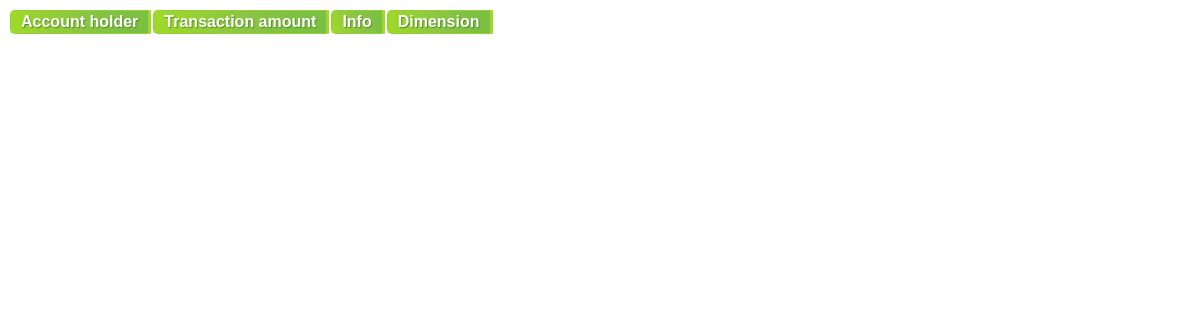
/demo/split.php, run on an earlier commit of the app's database.
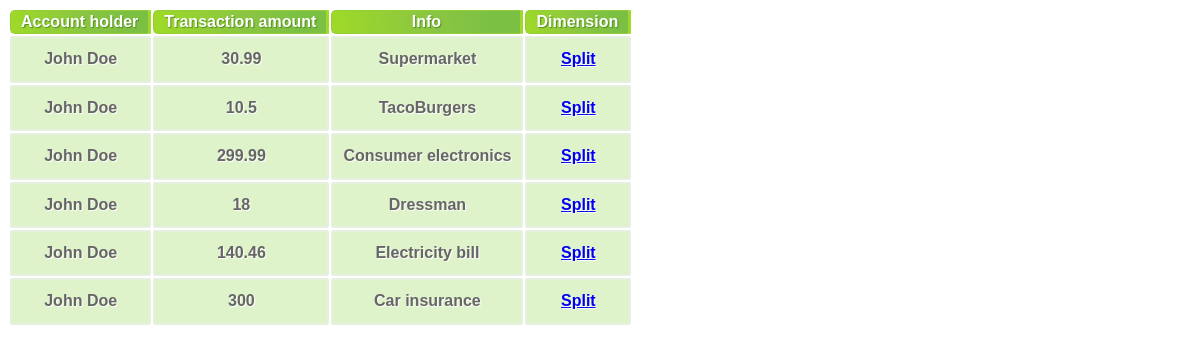
And on a later commit of the database.
### tables this page shows
CREATE TABLE `dim_sample_bank_trans` (
  `id` int(11) NOT NULL AUTO_INCREMENT,
  `acc_holder` varchar(255) DEFAULT NULL,
  `balance` double DEFAULT NULL,
  `amount` double DEFAULT NULL,
  `message` text,
  PRIMARY KEY (`id`)
);

### src/DBRisinajumi/Dimensions/DimAutoload.php (called while the page is built, shortened)
<?php
class DimAutoload
{
    public static function load($class_name)
    {
        $sFile = dirname(dirname(dirname(__FILE__))).'/'.str_replace('\\', '/', $class_name).'.php';
        if (file_exists($sFile)) {
            return true;
        }
        return false;
    }
}

### src/DBRisinajumi/Dimensions/Table.php (called while the page is built, shortened)
<?php
class Table extends \DBRisinajumi\Dimensions\ADimension
{
    public function __construct(\mysqli $Database)
    {
        $this->db = $Database;
    }
    public function getTableIdByName($sTableName)
    {
        $sSql = "SELECT
            id
        FROM
            dim_table
        WHERE
            table_name = '{$this->db->escape_string($sTableName)}'";
        $q = $this->db->query($sSql);
        if ($q->num_rows == 0) {
            return false;
        }
        $row = $q->fetch_assoc();
        return $row['id'];
    }
}

### demo/split.php (the view)
<?php
require 'views/split_header.php';
?>
<table class="dim_table">
    <tr>
        <th>Account holder</th>
        <th>Transaction amount</th>
        <th>Info</th>
        <th>Dimension</th>
    </tr>
<?php
require 'init.php';
$oTable = new \DBRisinajumi\Dimensions\Table($Database);
$nTableId = $oTable->getTableIdByName('dim_sample_bank_trans');
$sSql = "SELECT id, acc_holder, amount, message FROM dim_sample_bank_trans";
$q = $Database->query($sSql);
while($row = $q->fetch_assoc()) {
    echo "<tr>";
    echo "<td>".$row['acc_holder']."</td>";
    echo "<td>".$row['amount']."</td>";
    echo "<td>".$row['message']."</td>";
    ?>
        <td>
            <a href="split_popup.php?table_id=<?=$nTableId?>&amp;record_id=<?=$row['id']?>&amp;amt=<?=$row['amount']?>"
               onclick="return popitup('split_popup.php?table_id=<?=$nTableId?>&amp;record_id=<?=$row['id']?>&amp;amt=<?=$row['amount']?>')">Split</a>
        </td>
    <?php
    echo "</tr>";
}
?>
</table>
<?php
require 'views/split_footer.php';

### demo/views/split_header.php (shortened to what this page needs)
<html>
  <head>
    <link rel="stylesheet" href="css/style.css"/>
    <link rel="stylesheet" href="http://code.jquery.com/ui/1.9.2/themes/base/jquery-ui.css"/>
  </head>
  <body>
      <div>

### demo/views/split_footer.php
    </div>
  </body>
</html>

### demo/css/style.css (style rules this page uses)
table.dim_table { font-family: "Trebuchet MS", sans-serif; font-size: 16px; font-weight: bold; line-height: 1.4em; font-style: normal; border-collapse:separate; }
.dim_table tbody th { color:#fff; text-shadow:1px 1px 1px #568F23; background-color:#9DD929; border:1px solid #93CE37; border-right:3px solid #9ED929; padding:0px 10px; background:-webkit-gradient( linear, left bottom, right top, color-stop(0.02, rgb(158,217,41)), color-stop(0.51, rgb(139,198,66)), color-stop(0.87, rgb(123,192,67)) ); background: -moz-linear-gradient( left bottom, rgb(158,217,41) 2%, rgb(139,198,66) 51%, rgb(123,192,67) 87% ); -moz-border-radius:5px 0px 0px 5px; -webkit-border-top-left-radius:5px; -webkit-border-bottom-left-radius:5px; border-top-left-radius:5px; border-bottom-left-radius:5px; }
.dim_table tbody td { padding:10px; text-align:center; background-color:#DEF3CA; border: 2px solid #E7EFE0; -moz-border-radius:2px; -webkit-border-radius:2px; border-radius:2px; color:#666; text-shadow:1px 1px 1px #fff; }

What changed in the data, as far as the page shows it:
added dim_sample_bank_trans: acc_holder "John Doe", amount "30.99", message "Supermarket"
added dim_sample_bank_trans: acc_holder "John Doe", amount "10.5", message "TacoBurgers"
added dim_sample_bank_trans: acc_holder "John Doe", amount "299.99", message "Consumer electronics"
added dim_sample_bank_trans: acc_holder "John Doe", amount "18", message "Dressman"
added dim_sample_bank_trans: acc_holder "John Doe", amount "140.46", message "Electricity bill"
added dim_sample_bank_trans: acc_holder "John Doe", amount "300", message "Car insurance"
